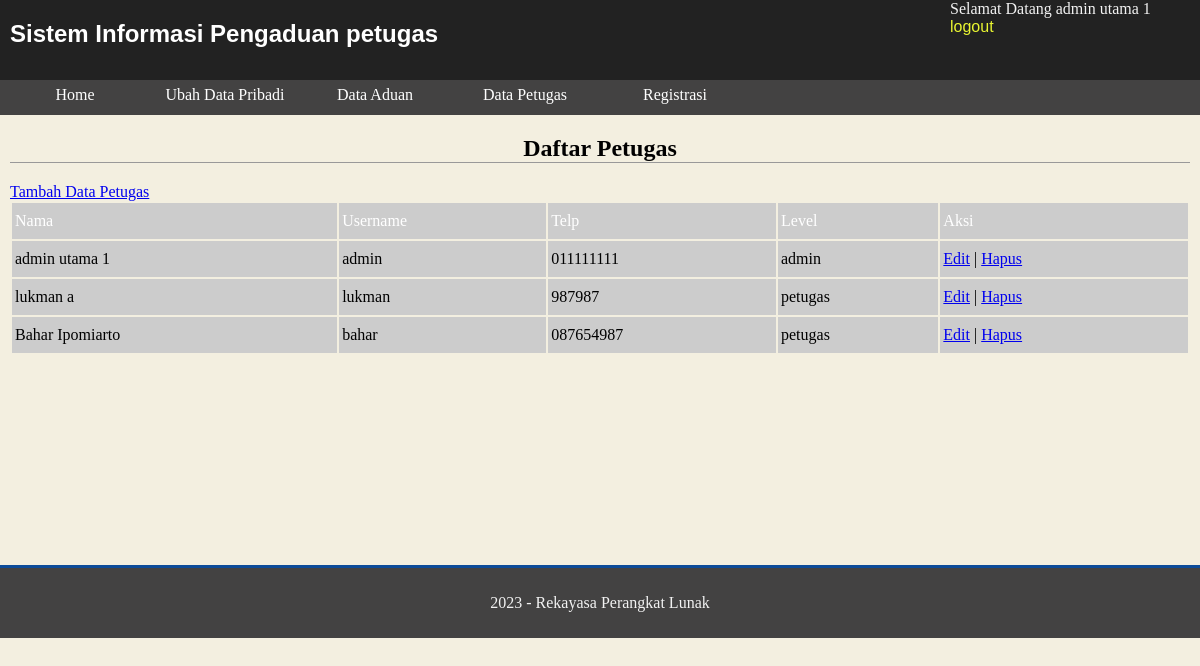
Page /petugas/petugas.php (signed in) on the committed database.
### tables this page shows
CREATE TABLE `petugas` (
  `id_petugas` int(11) NOT NULL,
  `nama_petugas` varchar(35) NOT NULL,
  `username` varchar(25) NOT NULL,
  `password` varchar(32) NOT NULL,
  `telp` varchar(13) NOT NULL,
  `level` enum('admin','petugas') NOT NULL
);

### petugas/petugas.php (the view, shortened to what this page needs)
<?php
include "../inc/koneksi.php";
$kueri_identitas = mysqli_query($konek,"SELECT * FROM petugas WHERE id_petugas = '".$_SESSION['ses_idpetugas']."'");
$data_identitas = mysqli_fetch_array($kueri_identitas);
?>
<!DOCTYPE html>
<html>
<head>
     <link rel="stylesheet" type="text/css" href="stylepetugas.css">
</head>
<body>
    <header>
        <h1>Sistem Informasi Pengaduan petugas</h1>
		<div class="identitas">Selamat Datang <?php echo $data_identitas[1]; ?><br>
		<a href="aksipetugas.php?a=logout">logout</a></div>
    </header>
    <nav>
        <?php
			include("menu.php");
		?>
    </nav>
    <div class="container">
        <div class="content">
            <h2>Daftar Petugas</h2>
			<a href="tambahpetugas.php">Tambah Data Petugas</a>
            <table width="100%">
			<tr>
				<td class="headertabel">Nama</td>
				<td class="headertabel">Username</td>
				<td class="headertabel">Telp</td>
				<td class="headertabel">Level</td>
				<td class="headertabel">Aksi</td></tr>
			<?php
				$kueri_petugas = mysqli_query($konek,"SELECT * FROM petugas ");
				while($data_petugas = mysqli_fetch_array($kueri_petugas)){
					echo "<tr>
							<td>".$data_petugas[1]."</td><td>".$data_petugas[2]."</td><td>".$data_petugas[4]."</td><td>".$data_petugas[5]."</td>
							<td>
							<a href='editpetugas.php?id=".$data_petugas[0]."'>Edit</a> |
							<a href='aksipetugas.php?a=hapuspetugas&id=".$data_petugas[0]."'>Hapus</a>
							</td></tr>";
				}
			?>
			</table>
        </div>
    </div>
    <footer>
        <p>2023 - Rekayasa Perangkat Lunak</p>
    </footer>
</body>
</html>

### petugas/stylepetugas.css (style rules this page uses)
body { margin: 0; padding: 0; background: #F3EFE0; }
header { margin: 0; padding: 0; background: #222222; display: block; height: 80px; color: #f2f2f2; }
header h1 { margin: 0; padding: 20px 10px 10px 10px; font-size: 24px; font-family: Arial,Helvetica; width: 600px; float: left; color: #fff; }
nav { background: #434242; width: 100%; height: 35px; display: block; }
.container { width: 100%; clear: both; float: left; min-height: 450px; }
.content { margin: 10px; display: block; }
.content td { background: #ccc; height: 30px; padding: 3px; }
footer { clear: both; display: block; background: #434242; border-top: solid 3px #0c4b98; color: #f2f2f2; height: 50px; text-align: center; padding: 10px; }
h2 { text-align: center; border-bottom: solid 1px #999; }
.identitas { width: 250px; height: 100px; display: block; float: right; }
.identitas a, .identitas a:link, .identitas a:visited, .identitas a:active { text-decoration: none; color: #e9f531; font-size: 16px; font-family: Arial,Helvetica; }
.headertabel { height: 30px; padding-left: 10px; background: #22A39F; color: #fff; }

### rows in the picture
petugas: nama_petugas "admin utama 1", username "admin", telp "011111111", level "admin"
petugas: nama_petugas "lukman a", username "lukman", telp "987987", level "petugas"
petugas: nama_petugas "Bahar Ipomiarto", username "bahar", telp "087654987", level "petugas"
